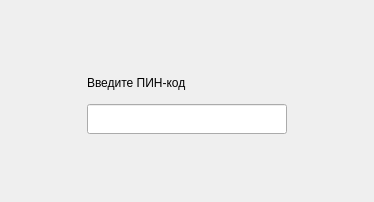
<?xml version="1.0" encoding="UTF-8"?>
<ui version="4.0">
 <class>dialogPin</class>
 <widget class="QDialog" name="dialogPin">
  <property name="geometry">
   <rect>
    <x>0</x>
    <y>0</y>
    <width>374</width>
    <height>202</height>
   </rect>
  </property>
  <property name="windowTitle">
   <string>Dialog</string>
  </property>
  <layout class="QGridLayout" name="gridLayout">
   <item row="0" column="1">
    <spacer name="verticalSpacer">
     <property name="orientation">
      <enum>Qt::Vertical</enum>
     </property>
     <property name="sizeHint" stdset="0">
      <size>
       <width>20</width>
       <height>47</height>
      </size>
     </property>
    </spacer>
   </item>
   <item row="1" column="1" colspan="2">
    <widget class="QLabel" name="label">
     <property name="minimumSize">
      <size>
       <width>200</width>
       <height>30</height>
      </size>
     </property>
     <property name="maximumSize">
      <size>
       <width>200</width>
       <height>30</height>
      </size>
     </property>
     <property name="text">
      <string>Введите ПИН-код</string>
     </property>
    </widget>
   </item>
   <item row="2" column="0">
    <spacer name="horizontalSpacer_2">
     <property name="orientation">
      <enum>Qt::Horizontal</enum>
     </property>
     <property name="sizeHint" stdset="0">
      <size>
       <width>66</width>
       <height>20</height>
      </size>
     </property>
    </spacer>
   </item>
   <item row="2" column="1" colspan="2">
    <widget class="QLineEdit" name="passwordLineEdit">
     <property name="minimumSize">
      <size>
       <width>200</width>
       <height>30</height>
      </size>
     </property>
     <property name="maximumSize">
      <size>
       <width>200</width>
       <height>30</height>
      </size>
     </property>
     <property name="echoMode">
      <enum>QLineEdit::Password</enum>
     </property>
    </widget>
   </item>
   <item row="2" column="3">
    <spacer name="horizontalSpacer">
     <property name="orientation">
      <enum>Qt::Horizontal</enum>
     </property>
     <property name="sizeHint" stdset="0">
      <size>
       <width>66</width>
       <height>20</height>
      </size>
     </property>
    </spacer>
   </item>
   <item row="3" column="2">
    <spacer name="verticalSpacer_2">
     <property name="orientation">
      <enum>Qt::Vertical</enum>
     </property>
     <property name="sizeHint" stdset="0">
      <size>
       <width>20</width>
       <height>46</height>
      </size>
     </property>
    </spacer>
   </item>
  </layout>
 </widget>
 <resources/>
 <connections/>
</ui>
